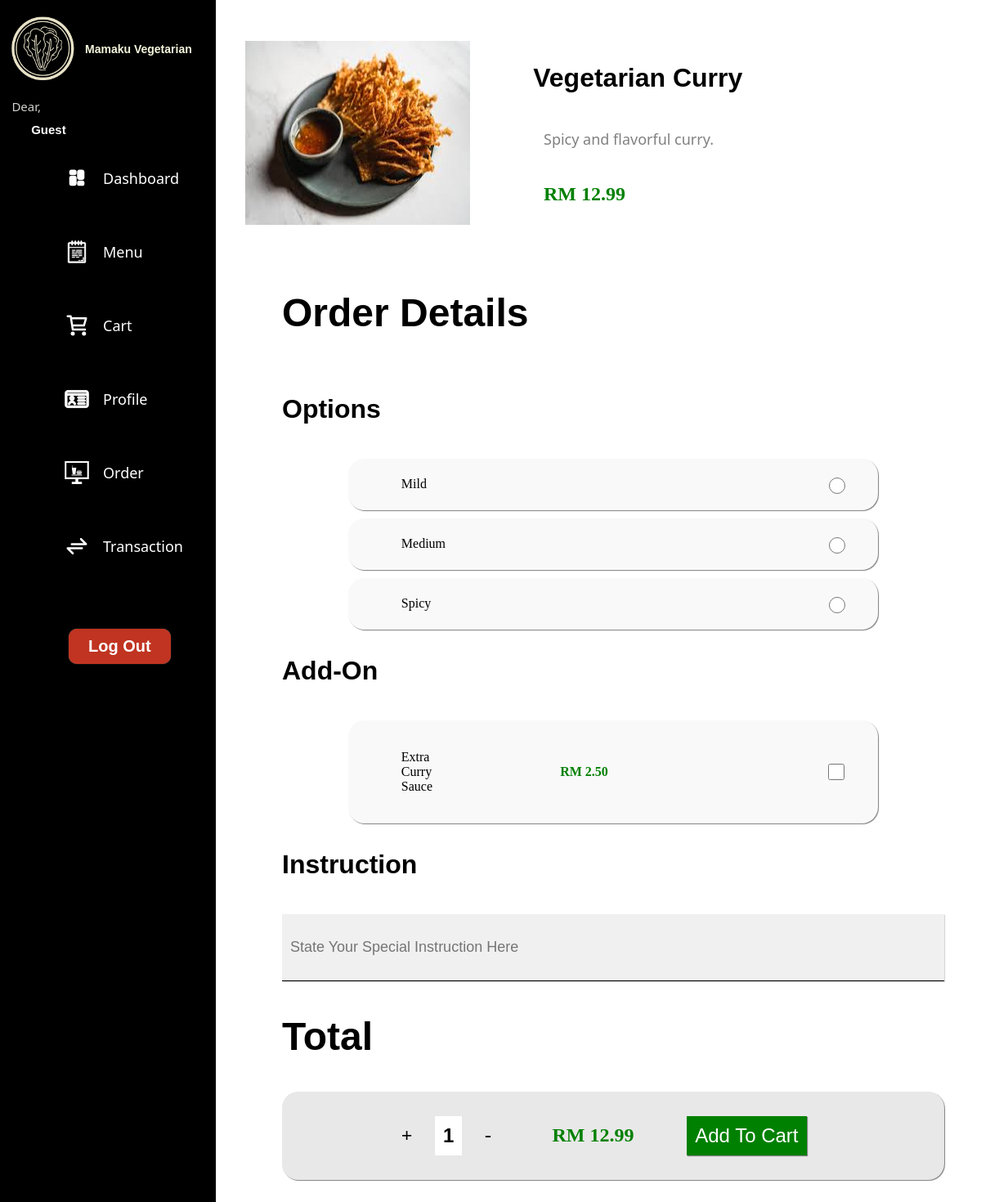
Screenshot of /view/product_details.php?id=1 with the database file from the repository.
### tables this page shows
CREATE TABLE product (
    product_id INT AUTO_INCREMENT PRIMARY KEY,
    category_id INT,
    name VARCHAR(100) NOT NULL,
    description TEXT,
    price DECIMAL(10, 2) NOT NULL,
    availability BOOLEAN DEFAULT TRUE,
    image VARCHAR(255),              
    created_at TIMESTAMP DEFAULT CURRENT_TIMESTAMP,
    FOREIGN KEY (category_id) REFERENCES product_category(category_id)
);

CREATE TABLE product_option (
    option_id INT AUTO_INCREMENT PRIMARY KEY,
    product_id INT,
    option_name TEXT NOT NULL,       
    FOREIGN KEY (product_id) REFERENCES product(product_id)
);

CREATE TABLE product_addon (
    addon_id INT AUTO_INCREMENT PRIMARY KEY,
    product_id INT,
    addon_name VARCHAR(50) NOT NULL,
    addon_price DECIMAL(10, 2) NOT NULL, 
    FOREIGN KEY (product_id) REFERENCES product(product_id)
);

### view/product_details.php (the view, shortened to what this page needs)
<?php
$db = new Database();
$conn = $db->conn;
if (isset($_GET['id'])) {
    $productId = intval($_GET['id']);
    $sql_product = "SELECT * FROM product WHERE product_id = $productId";
    $result_product = $conn->query($sql_product);
    if ($result_product->num_rows > 0) {
        $product = $result_product->fetch_assoc();
        $productName = $product['name'];
        $productPrice = $product['price'];
        $productImage = $product['image'];
        $productDescription = $product['description'];
        ?>
        <!DOCTYPE html>
        <html lang="en">
        <head>
            <link rel="stylesheet" href="../style/index.css">
            <link rel="stylesheet" href="../style/sidebar.css">
            <link rel="stylesheet" href="../style/product_details.css">
        </head>
        <body>
        <?php include "../include/sidebar.php" ?>
        <main>
            <section
                class="product-info-container"
                data-product-id="<?php echo htmlspecialchars($productId); ?>"
                data-product-price="<?php echo htmlspecialchars($productPrice); ?>">
                <img src="../assets/images/<?php echo htmlspecialchars($productImage); ?>">
                <div class="product-info">
                    <h1><?php echo htmlspecialchars($productName); ?></h1>
                    <p class="product-desc"><?php echo htmlspecialchars($productDescription); ?></p>
                    <p class="product-price">RM <?php echo number_format($productPrice, 2); ?></p>
                </div>
            </section>
            <section class="product-details-content">
                <h1>Order Details</h1>
                <section class="product-selection-container">
                    <h1>Options</h1>
                    <?php
                    $sql_options = "SELECT * FROM product_option WHERE product_id = $productId";
                    $result_options = $conn->query($sql_options);
                    if ($result_options->num_rows > 0) {
                        while ($option = $result_options->fetch_assoc()) {
                            $optionsArray = explode(',', $option['option_name']);
                            foreach ($optionsArray as $value) {
                                ?>
                                <div class="product-selection">
                                    <label><?php echo htmlspecialchars(trim($value)); ?></label>
                                    <input type="radio" name="product_option" value="<?php echo htmlspecialchars(trim($value)); ?>">
                                </div>
                                <?php
                            }
                        }
                    } else {
                        echo "<p>No options available for this product.</p>";
                    }
                    ?>
                </section>
                <section class="product-selection-container">
                    <h1>Add-On</h1>
                    <?php
                    $sql_addons = "SELECT * FROM product_addon WHERE product_id = $productId";
                    $result_addons = $conn->query($sql_addons);
                    if ($result_addons->num_rows > 0) {
                        while ($addon = $result_addons->fetch_assoc()) {
                            ?>
                            <div class="product-selection">
                                <p class="product-addon"><?php echo htmlspecialchars($addon['addon_name']); ?></p>
                                <p class="product-addon-price">RM <?php echo number_format($addon['addon_price'], 2); ?></p>
                                <input
                                    type="checkbox"
                                    name="product_addon[]"
                                    value="<?php echo htmlspecialchars($addon['addon_name']); ?>"
                                    data-addon-price="<?php echo htmlspecialchars($addon['addon_price']); ?>">
                            </div>
                            <?php
                        }
                    } else {
                        echo "<p>No add-ons available for this product.</p>";
                    }
                    ?>
                </section>
                <section class="product-selection-container">
                    <h1>Instruction</h1>
                    <input type="text" placeholder="State Your Special Instruction Here" class="order-instruction-field">
                </section>
                <h1>Total</h1>
                <section class="product-order-total">
                    <div class="amt-selector">
                        <label class="amt-add">+</label>
                        <label class="amt-indicator">1</label>
                        <label class="amt-decrease">-</label>
                    </div>
                    <label class="order-price">RM <?php echo number_format($productPrice, 2); ?></label>
                    <button class="add-cart-btn">
                        Add To Cart
                    </button>
                </section>
            </section>
        </main>
        </body>
        </html>
        <?php
    } else {
        echo "<p>Product not found.</p>";
    }
} else {
    echo "<p>Invalid product ID.</p>";
}
?>

### style/index.css (style rules this page uses)
body { padding: 0px; margin: 0px; overflow-y: scroll; overflow-x: hidden; }
main { margin-left: 25%; margin-block: 50px; }

### style/product_details.css (style rules this page uses)
.product-info-container { display: flex; flex-direction: row; column-gap: 10%; }
.product-info { display: flex; flex-direction: column; }
.product-info h1 { text-indent: -5%; font-size: 32px; font-family: Verdana, Geneva, Tahoma, sans-serif; }
.product-desc { font-size: 18px; color: grey; font-family: 'Segoe UI', Tahoma, Geneva, Verdana, sans-serif; }
.product-price { color: green; font-weight: bold; font-size: 24px; }
.product-details-content { margin-inline: 5%; margin-block:80px; }
.product-details-content h1 { font-family: Verdana, Geneva, Tahoma, sans-serif; font-size: 48px; }
.product-selection-container { display: flex; flex-direction: column; row-gap: 10px; }
.product-selection-container h1 { font-family: Verdana, Geneva, Tahoma, sans-serif; font-size: 32px; }
.product-selection { display: flex; flex-direction: row; margin-inline: 10%; background-color: rgb(249, 249, 249); align-items: center; padding-block: 20px; border-radius: 20px; box-shadow: 1px 1px 1px grey; }
.product-selection label { width: 80%; padding-left: 10%; }
.product-selection input { width: 20px; height: 20px; }
.product-addon { width: 10%; padding-left: 10%; }
.product-addon-price { width: 50%; padding-left: 20%; color: green; font-weight: bold; }
.order-instruction-field { border: none; border-bottom: 1px solid black; background-color: rgb(240, 240, 240); box-shadow: 1px 1px 1px rgb(214, 214, 214); padding-inline: 10px; padding-block: 30px; font-size: 18px; }
.product-order-total { display: flex; flex-direction: row; background-color: rgb(232, 232, 232); padding-block: 30px; padding-inline: 10%; column-gap: 10%; border-radius: 20px; box-shadow: 1px 1px 1px grey; align-items: center; }
.amt-selector { display: flex; flex-direction: row; column-gap: 50%; align-items: center; margin-inline: 10%; }
.product-order-total label { font-size: 24px; }
.product-order-total button { background-color: green; color: white; border: none; font-size: 24px; padding: 10px; box-shadow: 1px 1px 1px grey; }
.amt-selector label { font-size: 24px; font-weight: bold; }
.amt-indicator { background-color: white; padding: 10px; font-family: 'Gill Sans', 'Gill Sans MT', Calibri, 'Trebuchet MS', sans-serif; }
.order-price { color: green; font-weight: bold; font-size: 32px; }

### rows the page displays
product: image (placeholder picture), name "Vegetarian Curry", description "Spicy and flavorful curry.", price "12.99"
product_option: option_name "Mild", option_name "Medium", option_name "Spicy"
product_addon: addon_name "Extra Curry Sauce", addon_price "2.50"

### other values shown
$fname "Guest"
